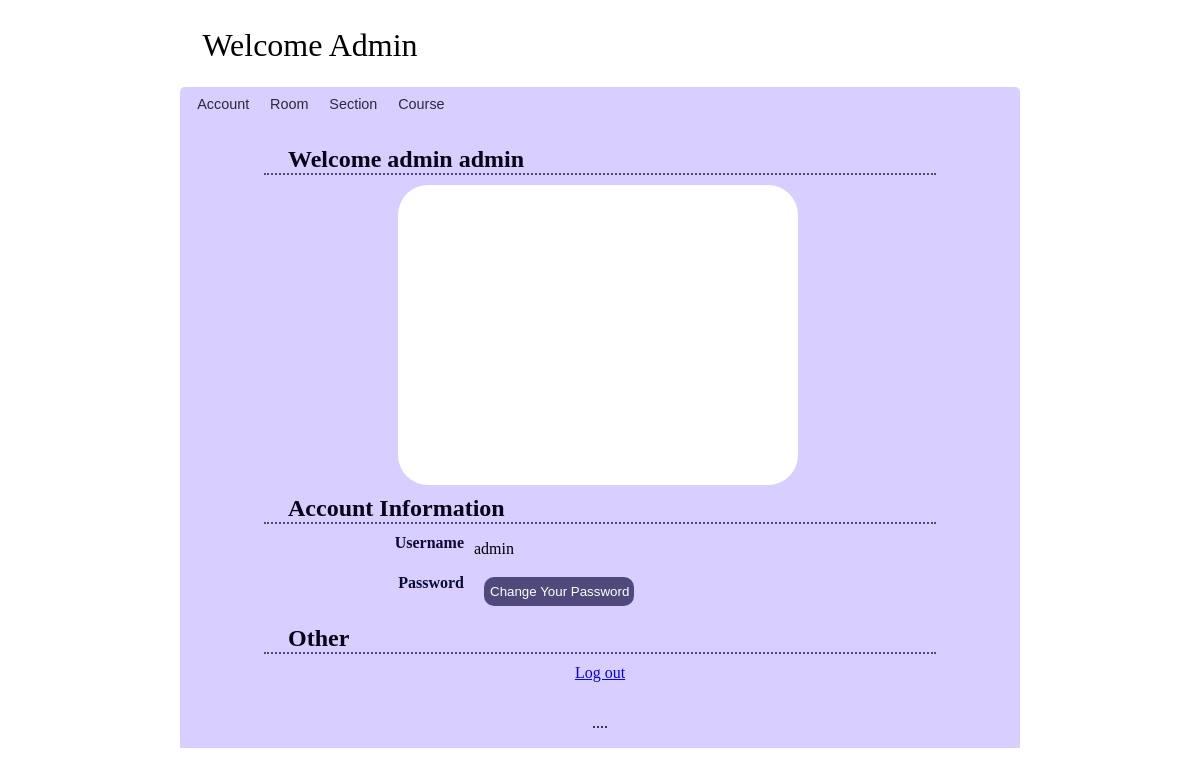
/file/accountprofile.php (signed in), run on the app's committed database.
### tables this page shows
CREATE TABLE `account` (
  `user_id` int(10) NOT NULL,
  `f_name` varchar(30) DEFAULT NULL,
  `l_name` varchar(30) DEFAULT NULL,
  `username` varchar(30) NOT NULL,
  `passwd` varchar(30) NOT NULL,
  `email` varchar(30) DEFAULT NULL,
  `user_picture` longblob DEFAULT NULL,
  `type` varchar(13) DEFAULT NULL,
  `admin_id` int(10) DEFAULT NULL,
  `regis_date` date DEFAULT NULL
);

### file/accountprofile.php (the view, shortened to what this page needs)
<?php
    require_once('connect.php');
    $userid = $_COOKIE["idsharing"];
?>
<!DOCTYPE html>
<html>
<head>
    <link rel="stylesheet" href="style.css">
</head>
<body>
<div id="wrapper">
	<div id="div_header">
        <?php
                $q = "select * from account where user_id = $userid";
                $result=$mysqli->query($q);
                while($row=$result->fetch_array()){
            ?>
        Welcome <?=$row['type']?>
	</div>
	<div id="div_subhead">
        <ul id = "menu">
            <?php
                    if($row['type'] == "Admin") {
            ?>
            <il><a href="show_account.php">Account</a></il>
            <il><a href="show_room.php">Room</a></il>
            <il><a href="show_section.php">Section</a></il>
            <il><a href="show_course.php">Course</a></il>
            <?php
                    }
                    else {
            ?>
            <il><a href="add_book.php">Add Book</a></il>
            <il><a href="show_book.php">View Book</a></il>
            <?php }?>
        </ul>
	</div>
	<div id="div_main">
        <div id= "div_left">
        </div>
        <div id="div_content" class="form">
            <form action = "changepass.php" method = "POST">
                <h2> Welcome <?=$row['f_name']?> <?=$row['l_name']?> </h2>
                <div id="display-image"></div>
                <h2>Account Information</h2>
                <label> Username</label>
                <p><?=$row['username']?></p>
                <label>Password</label>
                <input id = "change-password" type = "submit" value = "Change Your Password">
                <h2>Other</h2>
                <div class = "center">
                    <a href = "index.html">
                        Log out
                    </a>
                </div>
            </form>
        </div>
        <?php }?>
	    <div id="div_footer">
	</div>
</div>
</body>
</html>

### file/style.css (style rules this page uses)
div#wrapper { margin: 0px auto; width: 70%; min-width:600px; padding-top: 0.3em; }
body { font-family: Calibri; margin:0px; }
div#div_main { position:relative; background-color: #d8ceff; }
div#div_header { font-size: 2em; padding:0.7em; background-color: white; color:black; }
div#div_subhead { background-color: #d8ceff; border-top-left-radius: 5px; border-top-right-radius: 5px; }
div#div_left { position:absolute; top:0px; left:0px; bottom:0px; width:10%; }
div#div_content { background-color: #d8ceff;; width:80%; margin-left:10%; padding:1em 0em; min-height: 400px; border-bottom-left-radius: 5px; border-bottom-right-radius: 5px; }
div#div_footer { text-align:center; padding:1em; background-color: #d8ceff; border-bottom-left-radius: 5px; border-bottom-right-radius: 5px; }
div#div_footer:after { content: '....'; }
div#display-image { width: 400px; height: 300px; border-radius: 30px; background-color: white; background-position: center; background-repeat: no-repeat; background-size: contain; margin-left: 20%; margin-bottom: 10px; }
ul#menu { list-style-type: none; font-size:0.9em; margin:0; padding:0.6em; }
#menu a { font-family: Verdana, sans-serif; padding:0.6em; color:#2e283c; }
#menu a:link, #menu a:visited { text-decoration: none; }
h2 { color: #080217; margin-top:0.4em; margin-bottom:0.4em; padding-left: 1em; border-bottom:2px dotted #4f497c; }
.form label { color: #0a0a39; display: block; text-align:right; font-weight:bold; width:200px; float:left; margin-right:10px; }
.form input { padding: 4px 2px; margin: 2px 2px 10px 10px; }
.form input[type="submit"] { color: white; padding-left: 0.25em; padding-top: 0.5em; padding-bottom: 0.5em; margin-top: .25em; background-color:#4f497c; border-radius: 10px; border: 0px; text-align: center; width:150px; }
.center { text-align:center; }

### data on the page
account: type "Admin", shows "Account", f_name "admin", l_name "admin", username "admin"
